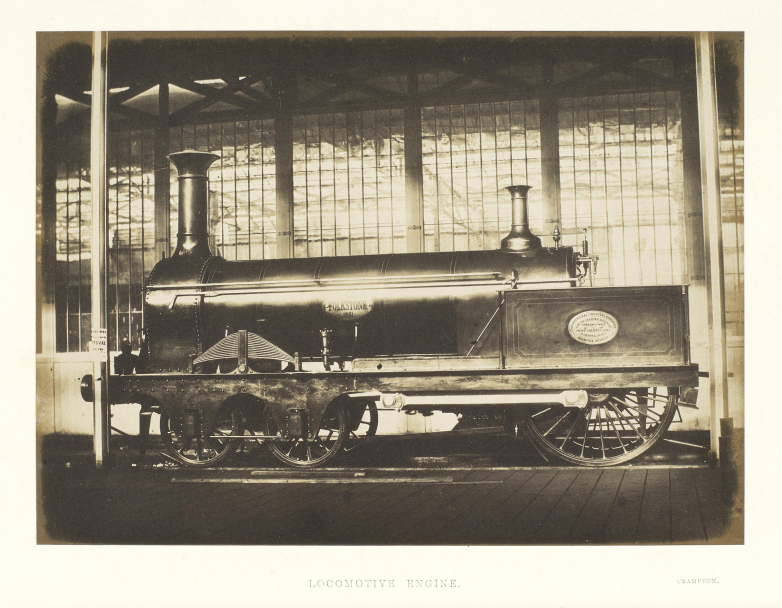
#> input picture models/crampton-locomotive-folkestone/refs/Great_Exhibition_No_136_Folkstone_by_HF_Talbot_1851.jpg, 2344 x 1824 px (shown at 1/3 size)
$ python make_compare.py
#> lines starting #> are read from the running program, lines starting #| are printed output that depends on the picture
#!/usr/bin/env python3
"""Stack the side photomatch render against the Talbot calotype crop.
  python3 scripts/make_compare.py
"""
import os
from PIL import Image, ImageDraw

ROOT = os.path.dirname(os.path.dirname(os.path.abspath(__file__)))
ref = Image.open(os.path.join(
    ROOT, 'refs', 'Great_Exhibition_No_136_Folkstone_by_HF_Talbot_1851.jpg')).convert('RGB')
#> ref is the input picture: PIL image 2344x1824 RGB; mean R, G, B 155.8, 148.8, 132.1
ref = ref.crop((210, 400, 2220, 1470))           # engine only
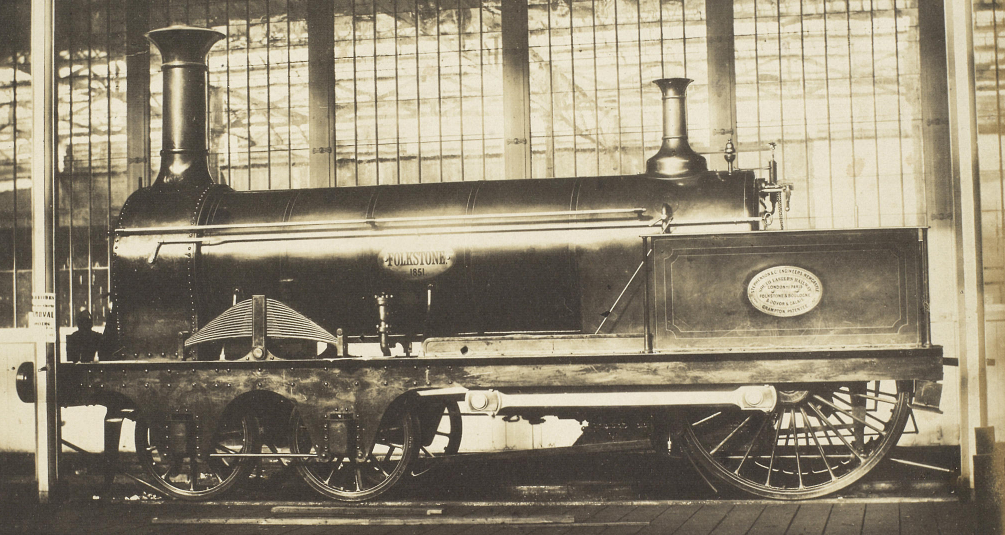
#> ref: PIL image 2010x1070 RGB (shown at 1/2 size); mean R, G, B 145.4, 136.2, 116.6
ren = Image.open(os.path.join(ROOT, 'renders', 'photomatch.png')).convert('RGB')
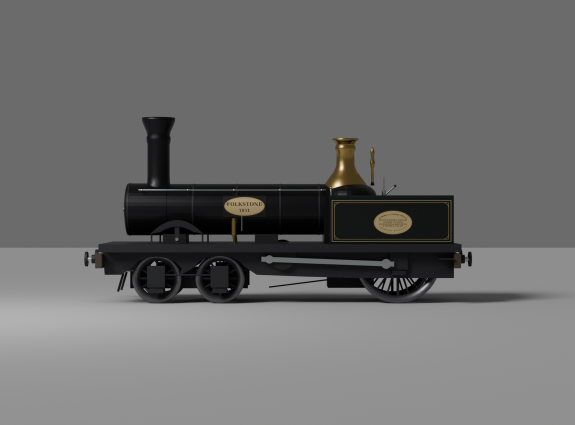
#> input picture models/crampton-locomotive-folkestone/renders/photomatch.png, 1150 x 850 px (shown at 1/2 size)

H = 620
def fit(im):
    return im.resize((int(im.width * H / im.height), H), Image.LANCZOS)
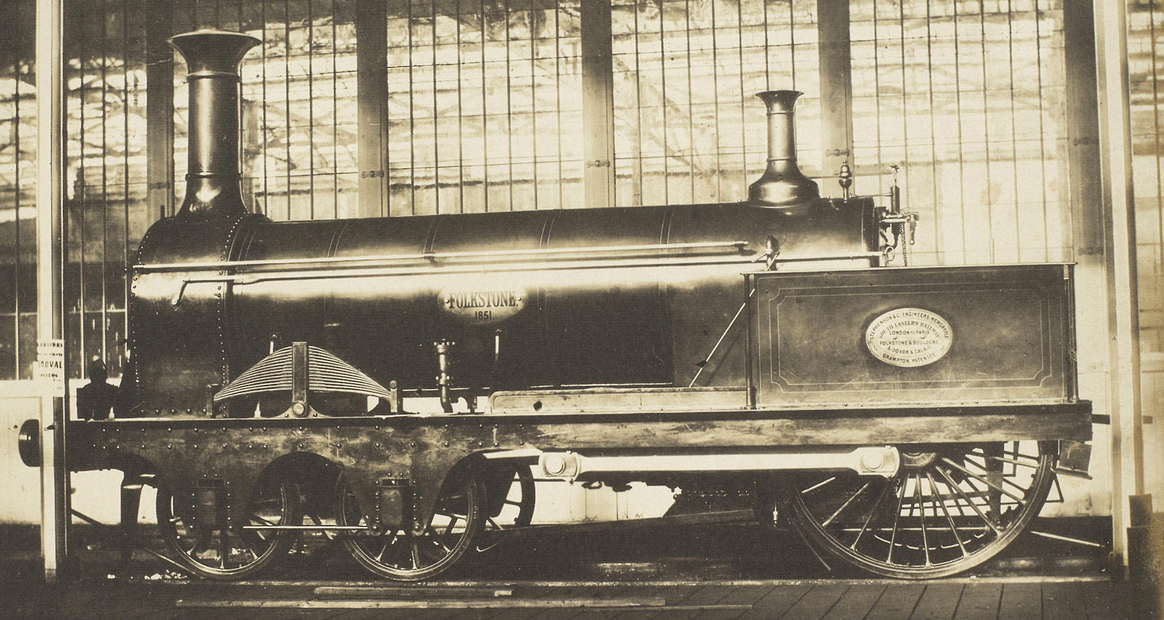
#> returned value: PIL image 1164x620 RGB; mean R, G, B 145.4, 136.2, 116.6
ref, ren = fit(ref), fit(ren)
#> in fit (call 2), `return im.resize((int(im.width * H / im.height), H), Image.LANCZOS)`:
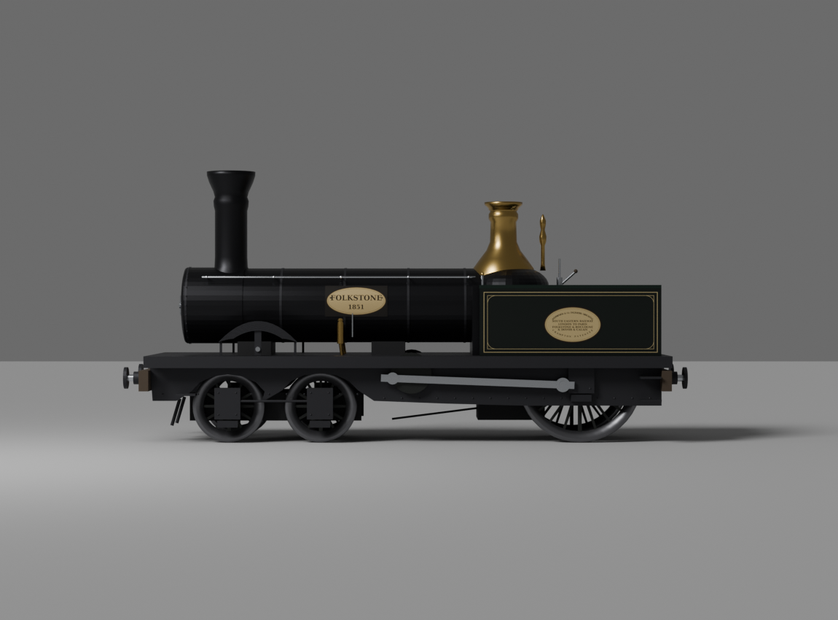
#> returned value: PIL image 838x620 RGB; mean R, G, B 109.7, 109.7, 109.3
W = max(ref.width, ren.width)
#> W = 1164
canvas = Image.new('RGB', (W, H * 2 + 46), (30, 30, 30))
#> canvas: PIL image 1164x1286 RGB; every value is 30
canvas.paste(ref, ((W - ref.width) // 2, 0))
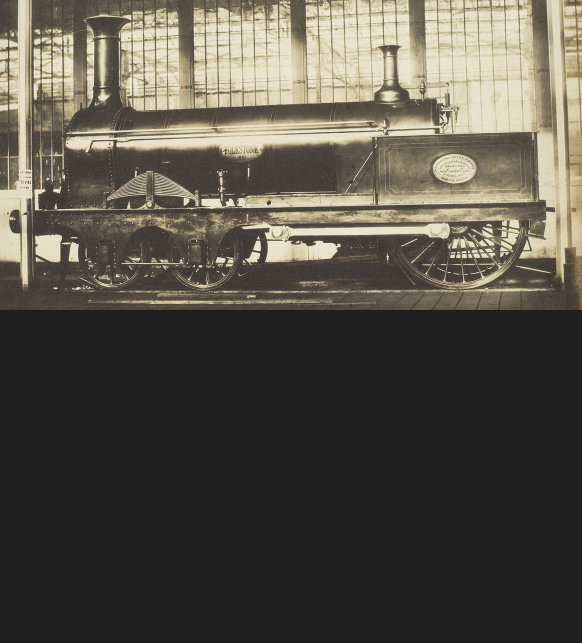
#> canvas: PIL image 1164x1286 RGB (shown at 1/2 size); mean R, G, B 85.6, 81.2, 71.7
canvas.paste(ren, ((W - ren.width) // 2, H + 46))
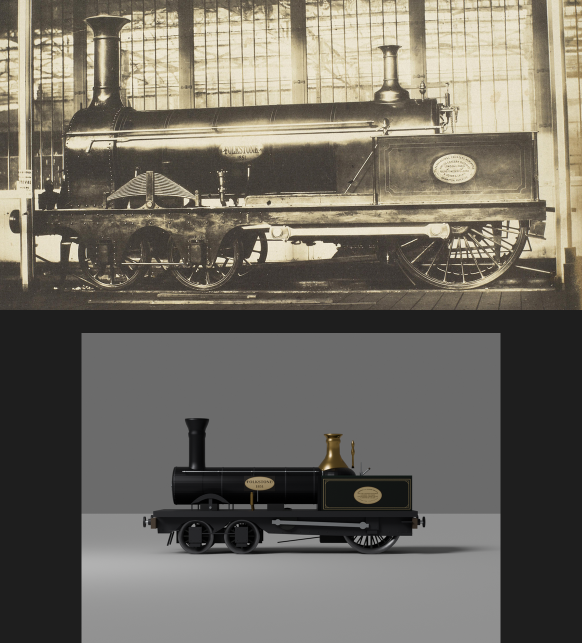
#> canvas: PIL image 1164x1286 RGB (shown at 1/2 size); mean R, G, B 113.3, 108.9, 99.3
d = ImageDraw.Draw(canvas)
d.text((12, H + 14), 'TOP: Talbot calotype, 1851 (PD)    BOTTOM: model, side photomatch',
       fill=(230, 230, 230))
canvas.save(os.path.join(ROOT, 'renders', 'compare.png'))
print('compare saved', canvas.size)
#| compare saved (1164, 1286)
